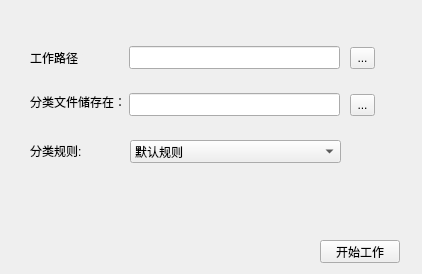
<?xml version="1.0" encoding="UTF-8"?>
<ui version="4.0">
 <class>Form</class>
 <widget class="QWidget" name="Form">
  <property name="geometry">
   <rect>
    <x>0</x>
    <y>0</y>
    <width>422</width>
    <height>274</height>
   </rect>
  </property>
  <property name="windowTitle">
   <string>Form</string>
  </property>
  <property name="windowIcon">
   <iconset theme="applications-development"/>
  </property>
  <widget class="QPushButton" name="pushButton">
   <property name="geometry">
    <rect>
     <x>320</x>
     <y>240</y>
     <width>80</width>
     <height>23</height>
    </rect>
   </property>
   <property name="cursor">
    <cursorShape>WhatsThisCursor</cursorShape>
   </property>
   <property name="text">
    <string>开始工作</string>
   </property>
  </widget>
  <widget class="QLabel" name="label">
   <property name="geometry">
    <rect>
     <x>30</x>
     <y>50</y>
     <width>53</width>
     <height>15</height>
    </rect>
   </property>
   <property name="text">
    <string>工作路径：</string>
   </property>
  </widget>
  <widget class="QLabel" name="label_2">
   <property name="geometry">
    <rect>
     <x>30</x>
     <y>94</y>
     <width>101</width>
     <height>16</height>
    </rect>
   </property>
   <property name="text">
    <string>分类文件储存在：</string>
   </property>
  </widget>
  <widget class="QToolButton" name="toolButton">
   <property name="geometry">
    <rect>
     <x>350</x>
     <y>94</y>
     <width>25</width>
     <height>22</height>
    </rect>
   </property>
   <property name="text">
    <string>...</string>
   </property>
  </widget>
  <widget class="QLineEdit" name="lineEdit">
   <property name="geometry">
    <rect>
     <x>129</x>
     <y>93</y>
     <width>211</width>
     <height>23</height>
    </rect>
   </property>
  </widget>
  <widget class="QToolButton" name="toolButton_2">
   <property name="geometry">
    <rect>
     <x>350</x>
     <y>47</y>
     <width>25</width>
     <height>22</height>
    </rect>
   </property>
   <property name="text">
    <string>...</string>
   </property>
  </widget>
  <widget class="QLineEdit" name="lineEdit_2">
   <property name="geometry">
    <rect>
     <x>129</x>
     <y>46</y>
     <width>211</width>
     <height>23</height>
    </rect>
   </property>
  </widget>
  <widget class="QLabel" name="label_3">
   <property name="geometry">
    <rect>
     <x>30</x>
     <y>143</y>
     <width>53</width>
     <height>15</height>
    </rect>
   </property>
   <property name="text">
    <string>分类规则:</string>
   </property>
  </widget>
  <widget class="QComboBox" name="comboBox">
   <property name="geometry">
    <rect>
     <x>130</x>
     <y>140</y>
     <width>211</width>
     <height>23</height>
    </rect>
   </property>
   <property name="editable">
    <bool>false</bool>
   </property>
   <item>
    <property name="text">
     <string>默认规则</string>
    </property>
   </item>
   <item>
    <property name="text">
     <string>自定义</string>
    </property>
   </item>
  </widget>
 </widget>
 <resources/>
 <connections/>
</ui>
